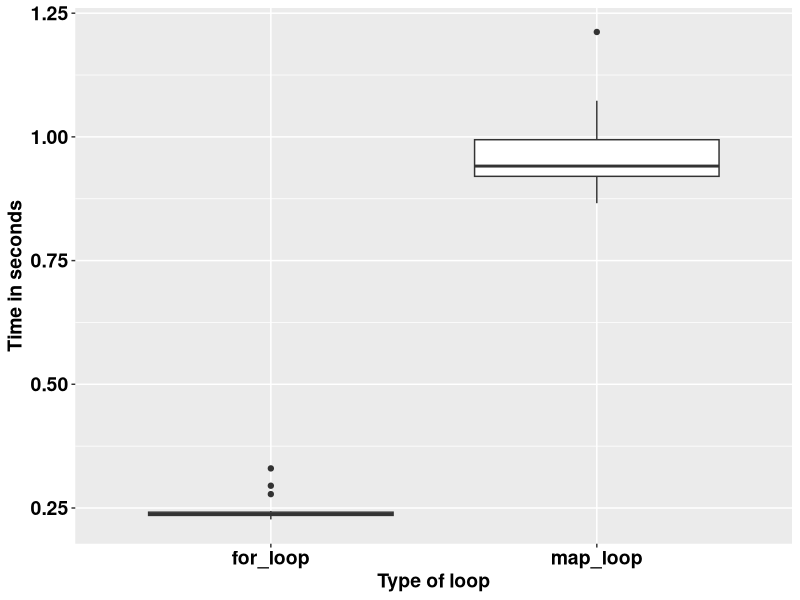

This chart was generated by the following R code:
## ---- chunk 1
knitr::opts_chunk$set(echo = TRUE)
## ---- chunk 2
square <- function(a) a**2
square(3)
## ---- chunk 3
square <- function(b){ # Create the function name, called square
  b**2
}
square(3)
## ---- chunk 4
square <- function(c){ 
  product <- c**2
  return(product)
}
square(3)
## ---- chunk 5
square <- function(d){
  product <- d**2
  print(product)
}
square(5)
## ---- chunk 6
square <- function(e){
  product <- e**2
  (product)
}
square(9)
## ---- chunk 7
square <- function(f){
  product <- f**2
  show(product)
}
square(9)
## ---- chunk 8
square_root <- function(b){
  product <- b^0.5 # Thequare root of a number is the number raised to power half
  return(product/2)
}
square_root(9)
## ---- chunk 9
square_root
## ---- chunk 10
square(-10:10)
## ---- chunk 11
square_root(c(-26, 1:15, 158))
## ---- chunk 12
m <- list(12, 18, 345)
square_root(m[[2]])
## ---- chunk 13
rescale <- function(x){
  m <- mean(x)
  s <- sd(x)
  (x - m) / s
}
rescale(c(-52, 58, 46, 99))
## ---- chunk 14
rescale <- function(x, only_translate){
  m <- mean(x)
  translated <- x - m
  if (only_translate) return(translated)
  s <- sd(x)
  translated / s
}

rescale(x = 1:6, only_translate = TRUE)
## ---- chunk 15
rescale <- function(x, only_translate){
  m <- mean(x)
  translated <- x - m
  if (only_translate) return(translated)
  s <- sd(x)
  translated / s
}

rescale(x = 1:4, only_translate = FALSE)
## ---- chunk 16
rescale(only_translate = TRUE, x = 1:4)
## ---- chunk 17
rescale(x = 1:4, TRUE)
rescale(TRUE, x = 1:4)
rescale(1:4, only_translate = T)
rescale(only_translate = T, 1:4)
## ---- chunk 18
rescale(1:4, o = T)
rescale(o = T, 1:4)
## ---- chunk 19
rescale <- function(x, only_translate = FALSE){
  m <- mean(x)
  translated <- x - m
  if(only_translate) return(translated)
  s <- sd(x)
  translated / s
}
## ---- chunk 20
rescale(1:4) # This runs with only_translate being taken as FALSE by default.
## ---- chunk 21
rescale <- function(x, ...){
  m <- mean(x, ...)
  s <- sd(x, ...)
  (x - m) / s
}

rescale(1:4) # 
## ---- chunk 22
x <- c(NA, 1:3)
rescale(x)
## ---- chunk 23
x <- c(NA, 1:3)
rescale(x, na.rm = TRUE)
## ---- chunk 24
some_function <- function(x) x
other_function <- function(x, ...) x
# some_function(1:4, foo = "bar") # This does not run because there was no allowance.
other_function(1:4, foo = "bar")

## ---- chunk 25
f <- function(...) list(...)
g <- function(x, y, ...) f(...)
g(x = 1, y = 2, z = 3, w = 4)
## ---- chunk 26
compare_rasters <- function(x) {
  if (sum(x > 0.5, na.rm = TRUE) > 7) {
    return(1)
  } else {
    return(0)
  }
  
}
## ---- chunk 27
library(tidyverse)
volumes <- rnorm(1000000)

for_loop <- vector()

for (k in 1:20) {
  for_loop[k] <- system.time(for (i in 1:length(volumes)) {
    2.3 * volumes[i] ^ 9
  })
}

map_loop <- vector()
for (j in 1:20) {
  map_loop[j] <- system.time(map_vec(volumes, \(x) 2.3 * x ^ 9))
}
## ---- chunk 28
data.frame(for_loop = for_loop, map_loop = map_loop) %>% 
  gather(key = "key", value = "value") %>% 
  ggplot(aes(key, value)) +
  geom_boxplot() +
  labs(x = "Type of loop",
       y = "Time in seconds") +
  theme(text = element_text(size = 14, face = "bold", colour = "black")) +
  theme(axis.text = element_text(size = 14, face = "bold", colour = "black"))
## ---- chunk 29
library(stringr)
library(lubridate)

vec <- c("Today is 7th Sept 2023")

# The task is to get the date information and make it a date object.

pattern <- "\\d{1,2}th \\[A-Za-z]+ \\d{4}"

date_object <- str_extract(vec, pattern)

date_object <- str_replace(date_object, "th", "")

date_object <- str_replace(date_object, "Sept", "9")

date_object <- dmy(date_object)

print(date_object)
